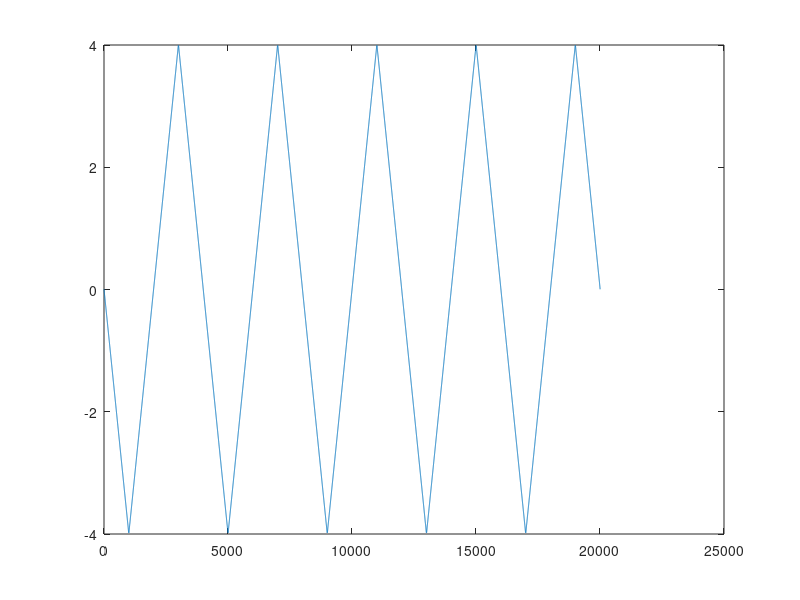

Write MATLAB code to recreate this figure.
clear all
close all
clc
t=0:0.001:4;
h=0.001;
T=4;
coff=100;
N = length(t);
f = zeros(N,1);
for i=2:N
if i<=(N+1)/4
f(i) = f(i-1) -4*h;
elseif i>(N+1)/4 && i<=(N+1)*3/4
f(i) = f(i-1) +4*h;
elseif i>(N+1)*3/4 && i<=(N)
f(i) = f(i-1) -4*h;
end
end
w = 2*pi/T;
A = zeros(coff,1);
B = zeros(coff,1);
A0 = (1/N)*sum(f);
for n=1:coff
y = f'.*cos(n*w*t);
A(n) = y(1) + y(N);
sum1=0;
sum2=0;
i=1;
for j=2:N-1
if rem(i,2)==1
sum1=sum1+y(j);
else
sum2=sum2+y(j);
end
i=i+1;
end
A(n) = A(n) + 2*sum2 + 4*sum1;
A(n) = A(n)*(h/3);
y = f'.*sin(n*w*t);
B(n) = y(1) + y(N);
sum1=0;
sum2=0;
i=1;
for j=2:N-1
if rem(i,2)==1
sum1=sum1+y(j);
else
sum2=sum2+y(j);
end
i=i+1;
end
B(n) = B(n) + 2*sum2 + 4*sum1;
B(n) = B(n)*(h/3);
end
A = (2/T)*A;
B = (2/T)*B;
sum3 = A0;
for n=1:coff
sum3 = sum3 + B(n)*sin(n*w*t) + A(n)*cos(n*w*t);
end
sum4 = repmat(sum3,1,5);
t = 1:length(sum4);
plot(t,sum4);